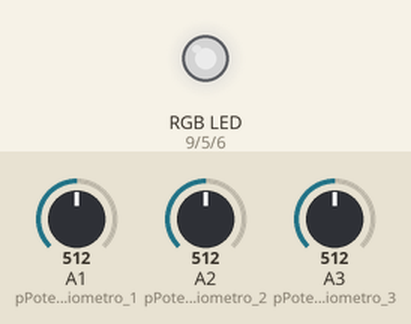
Bench run of a sketch on a simulated Arduino Uno, built with avr-gcc and run on an emulated ATmega328P. On the bench: an RGB LED mixed from three pins (HIGH = lit). Inputs (shaded band) come from the test bench; at power-on: A1 (pPotenciometro_1) = 512, A2 (pPotenciometro_2) = 512, A3 (pPotenciometro_3) = 512. Dim RGB values are drawn brighter than linear.

Above: at 1.2 s.
1.3 s: A1 (pPotenciometro_1) set to 306
At 2.5 s:
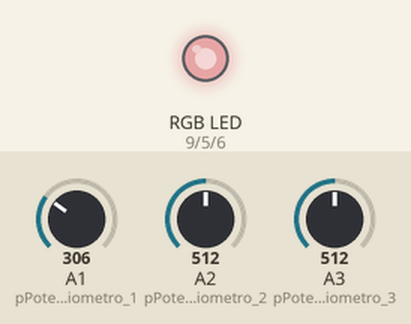
2.8 s: A2 (pPotenciometro_2) set to 306
At 3.8 s:
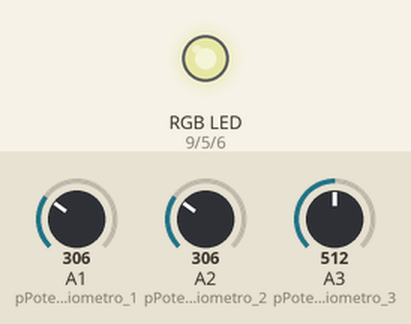
4.3 s: A3 (pPotenciometro_3) set to 306
At 4.9 s:
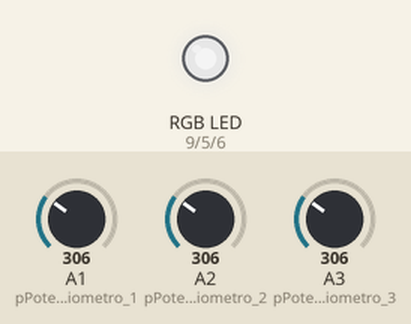
5.8 s: A1 (pPotenciometro_1) set to 122
At 7.0 s:
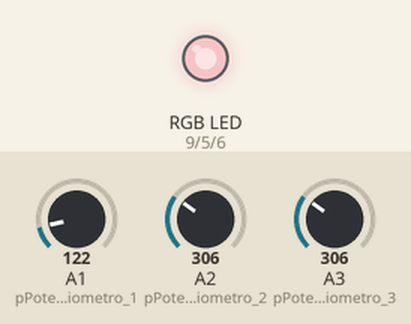
7.3 s: A2 (pPotenciometro_2) set to 122
At 8.4 s:
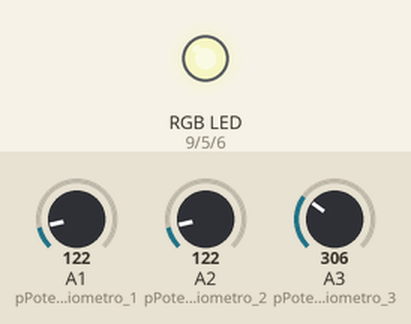
8.8 s: A3 (pPotenciometro_3) set to 122
At 9.5 s:
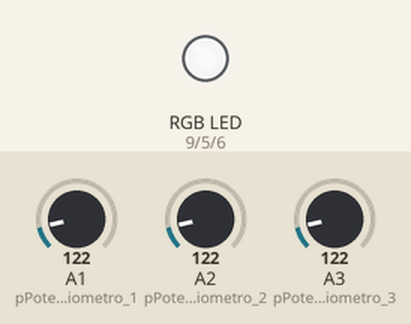
Timing chart, 0 to 11.3 s (numbered marks = the images above; inputs shaded):
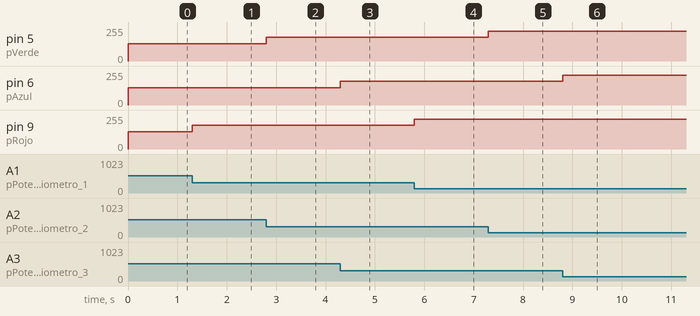

Measured:
- after the input at 1.3 s, pin 9 (pRojo): 128/255 → 179/255 at once
- after the input at 2.8 s, pin 5 (pVerde): 128/255 → 179/255 at once
- after the input at 4.3 s, pin 6 (pAzul): 128/255 → 179/255 at once
- after the input at 5.8 s, pin 9 (pRojo): 179/255 → 225/255 at once
- after the input at 7.3 s, pin 5 (pVerde): 179/255 → 225/255 at once
- after the input at 8.8 s, pin 6 (pAzul): 179/255 → 225/255 at once

The sketch:

Code.ino
```cpp
// C++ code
//Configuración leds
const int pRojo = 9; //Configuración entrada RGB rojo
const int pAzul = 6; //Configuración entrada RGB azul
const int pVerde = 5; //Configuración entrada RGB verde

//Configuración potenciometros
const int pPotenciometro_1 = A1;
const int pPotenciometro_2 = A2;
const int pPotenciometro_3 = A3;
int valorsensor1 = 0;
int valorsensor2 = 0;
int valorsensor3 = 0;
float divisionR;
float divisionV;
float divisionA;


void color(int rojo, int verde, int azul){
    analogWrite (pRojo, 255-rojo);
    analogWrite (pVerde, 255-verde);
    analogWrite (pAzul, 255-azul);}


void setup()
{
  pinMode(pRojo, OUTPUT);
  pinMode(pAzul, OUTPUT);
  pinMode(pVerde, OUTPUT);
  pinMode(pPotenciometro_1, INPUT);
  pinMode(pPotenciometro_2, INPUT);
  pinMode(pPotenciometro_3, INPUT);
}

void loop()
{
 float Constante =(float)255/1023;
 valorsensor1 = analogRead(pPotenciometro_1);
 valorsensor2 = analogRead(pPotenciometro_2);
 valorsensor3 = analogRead(pPotenciometro_3);

 divisionR = Constante*valorsensor1;
 divisionV = Constante*valorsensor2;
 divisionA = Constante*valorsensor3;

 color(divisionR,divisionV,divisionA);

}
```
